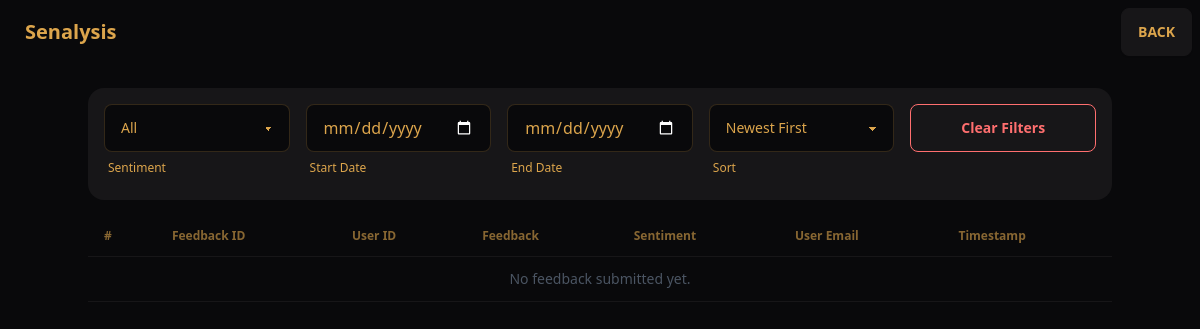
The app's page /feedbacks/p0001, older data.
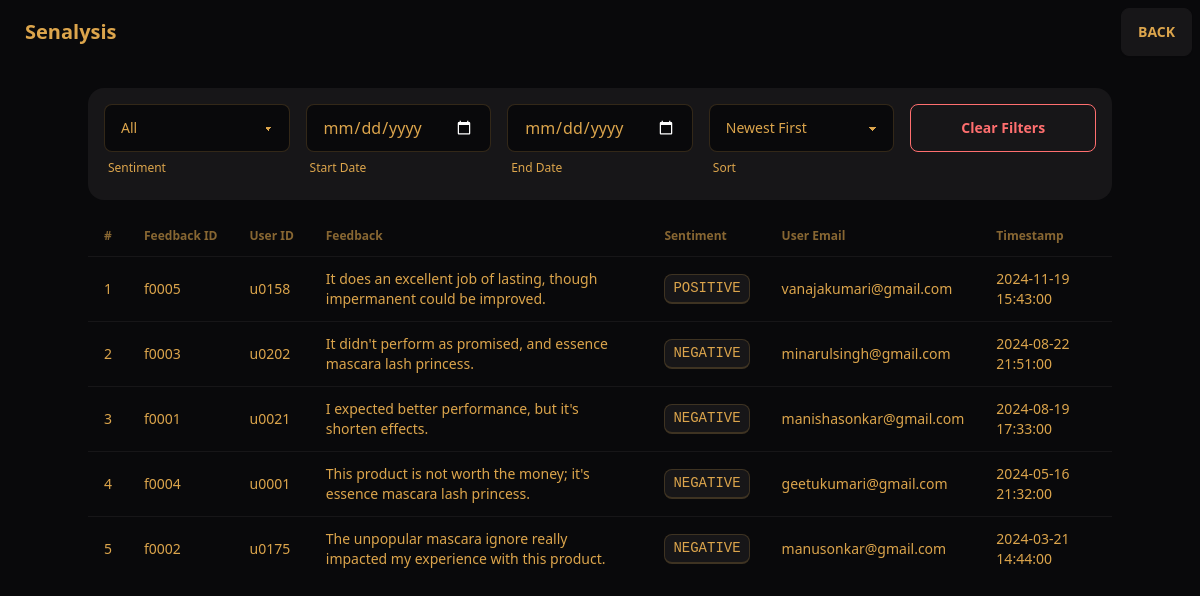
The same page, newer data.
### tables this page shows
CREATE TABLE feedback (
    fid TEXT PRIMARY KEY,
    uid TEXT,
    pid TEXT,
    feedback TEXT,
    timestamp TEXT,
    sentiment TEXT,
    FOREIGN KEY (uid) REFERENCES users (uid),
    FOREIGN KEY (pid) REFERENCES products (pid)
);

CREATE TABLE users (
    uid TEXT PRIMARY KEY,
    fname TEXT,
    lname TEXT,
    email TEXT,
    pwd TEXT,
    gender TEXT,
    height REAL,
    weight REAL,
    dob TEXT,
    state TEXT,
    city TEXT
);

### app.py (the view)
@app.route('/feedbacks/<pid>')
def feedbacks(pid):
    conn = get_db_connection()
    cursor = conn.cursor()
    cursor.execute("""
        SELECT f.fid, f.uid, f.feedback, f.sentiment, f.timestamp, u.email
        FROM feedback f
        JOIN users u ON f.uid = u.uid
        WHERE f.pid = ?
        ORDER BY f.timestamp DESC
    """, (pid,))
    feedbacks = cursor.fetchall()
    conn.close()
    return render_template('feedbacks.html', pid=pid, feedbacks=feedbacks)

### app.py (called while the page is built)
def get_db_connection():
    conn = sqlite3.connect(DATABASE)
    conn.row_factory = sqlite3.Row  # To access rows by column name
    return conn

### templates/feedbacks.html (shortened to what this page needs)
{% extends "base.html" %}
{% block content %}
<div class="container mx-auto">
  <h2 class="text-2xl font-semibold text-center mb-6 bg-neutral text-white p-4 rounded-lg">
  </h2>
<div class="filters bg-base-200 p-4 rounded-box mb-4">
    <div class="grid grid-cols-5 gap-4">
      <div>
        <select id="sentiment-filter" class="select select-bordered w-full">
          <option value="all" selected>All</option>
        </select>
        <div class="label">
            <span class="label-text-alt">Sentiment</span>
          </div>
      </div>
      <div class="form-control w-full">
        <input id="start-date" type="date" class="input input-bordered w-full">
        <div class="label">
          <span class="label-text-alt">Start Date</span>
        </div>
      </div>
      <div class="form-control w-full">
        <input id="end-date" type="date" class="input input-bordered w-full">
        <div class="label">
          <span class="label-text-alt">End Date</span>
        </div>
      </div>
      <div>
        <select id="sort-order" class="select select-bordered w-full">
          <option value="desc" selected>Newest First</option>
        </select>
        <div class="label">
            <span class="label-text-alt">Sort</span>
          </div>
      </div>
      <div>
        <button id="clear-filters" class="btn btn-outline btn-error w-full">
          Clear Filters
        </button>
      </div>
    </div>
  </div>
  <table class="table w-full">
    <thead>
      <tr>
        <th>#</th>
        <th>Feedback ID</th>
        <th>User ID</th>
        <th>Feedback</th>
        <th>Sentiment</th>
        <th>User Email</th>
        <th>Timestamp</th>
      </tr>
    </thead>
    <tbody id="feedbacks-table">
      {% for feedback in feedbacks %}
      <tr>
        <td>{{ loop.index }}</td>
        <td>{{ feedback.fid }}</td>
        <td>{{ feedback.uid }}</td>
        <td>{{ feedback.feedback }}</td>
        <td>
          <kbd class="kbd">{{ feedback.sentiment }}</kbd>
        </td>
        <td>{{ feedback.email }}</td>
        <td>{{ feedback.timestamp }}</td>
      </tr>
      {% else %}
      <tr>
        <td colspan="7" class="text-center text-gray-600">
          No feedback submitted yet.
        </td>
      </tr>
      {% endfor %}
    </tbody>
  </table>
</div>
{% endblock %}

### templates/base.html (shortened to what this page needs)
<!DOCTYPE html>
<html lang="en">
  <head>
    <link
      href="https://cdn.jsdelivr.net/npm/daisyui@4.12.22/dist/full.min.css"
      rel="stylesheet"
      type="text/css"
    />
    <script src="https://cdn.tailwindcss.com"></script>
  </head>
  <body>
    <div class="navbar bg-base-100" style="position: absolute">
      <div class="navbar-start">
        <a class="btn btn-ghost text-xl" href="/">Senalysis</a>
      </div>
      <div class="navbar-end">
        <a class="btn" onclick="window.history.back()">BACK</a>
      </div>
    </div>
    {% block content %}{% endblock %}
  </body>
</html>

### templates/base.html (style rules this page uses)
:root { color-scheme: dark; --pc: 20% 0 0; --sc: 85.5163% 0.012821 261.069149; --ac: 87.3349% 0.010348 338.82597; --inc: 15.8122% 0.024356 237.133883; --suc: 15.6239% 0.038579 132.154381; --wac: 17.2255% 0.027305 102.89115; --erc: 14.3506% 0.035271 22.568916; --rounded-box: 1rem; --rounded-btn: 0.5rem; --rounded-badge: 1.9rem; --animation-btn: 0.25s; --animation-input: .2s; --btn-focus-scale: 0.95; --border-btn: 1px; --tab-border: 1px; --tab-radius: 0.5rem; --p: 100% 0 0; --s: 27.5815% 0.064106 261.069149; --a: 36.6744% 0.051741 338.82597; --n: 24.27% 0.057015 59.825019; --nc: 93.2033% 0.089631 90.861683; --b1: 14.0765% 0.004386 285.822869; --b2: 20.2191% 0.004211 308.22937; --b3: 29.8961% 0.003818 308.318612; --bc: 75.6879% 0.123666 76.890484; --in: 79.0612% 0.121778 237.133883; --su: 78.1197% 0.192894 132.154381; --wa: 86.1274% 0.136524 102.89115; --er: 71.7531% 0.176357 22.568916 }

Row changes from the older to the newer data that the page shows:
added feedback: fid "f0005", uid "u0158", feedback "It does an excellent job of lasting, though impermanent could be improved.", sentiment "POSITIVE", email "vanajakumari@gmail.com", timestamp "2024-11-19 15:43:00"
added feedback: fid "f0003", uid "u0202", feedback "It didn't perform as promised, and essence mascara lash princess.", sentiment "NEGATIVE", email "minarulsingh@gmail.com", timestamp "2024-08-22 21:51:00"
added feedback: fid "f0001", uid "u0021", feedback "I expected better performance, but it's shorten effects.", sentiment "NEGATIVE", email "manishasonkar@gmail.com", timestamp "2024-08-19 17:33:00"
added feedback: fid "f0004", uid "u0001", feedback "This product is not worth the money; it's essence mascara lash princess.", sentiment "NEGATIVE", email "geetukumari@gmail.com", timestamp "2024-05-16 21:32:00"
added feedback: fid "f0002", uid "u0175", feedback "The unpopular mascara ignore really impacted my experience with this product.", sentiment "NEGATIVE", email "manusonkar@gmail.com", timestamp "2024-03-21 14:44:00"
Text that changed along with them:
text no longer shown: "No feedback submitted yet."
